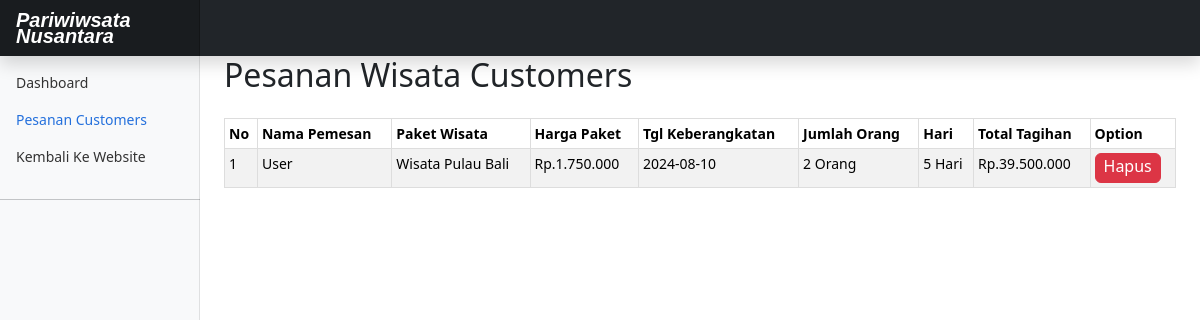
/src/dashboard/customers.php, run on the app's committed database.
### tables this page shows
CREATE TABLE `pemesanan` (
  `id_pemesanan` int(11) NOT NULL AUTO_INCREMENT,
  `id_user` int(11) NOT NULL,
  `id_paket` int(11) NOT NULL,
  `tanggal_pemesanan` varchar(255) NOT NULL,
  `jumlah_orang` char(2) NOT NULL,
  `total_harga` char(255) NOT NULL,
  `jumlah_hari` char(2) DEFAULT NULL,
  `transportasi` tinyint(255) DEFAULT 0,
  `makan` tinyint(255) DEFAULT 0,
  `penginapan` tinyint(255) DEFAULT 0,
  PRIMARY KEY (`id_pemesanan`),
  KEY `id_user` (`id_user`),
  KEY `id_paket` (`id_paket`),
  CONSTRAINT `pemesanan_ibfk_1` FOREIGN KEY (`id_user`) REFERENCES `users` (`id`),
  CONSTRAINT `pemesanan_ibfk_2` FOREIGN KEY (`id_paket`) REFERENCES `paket_wisata` (`id`)
);

CREATE TABLE `users` (
  `id` int(11) NOT NULL AUTO_INCREMENT,
  `name` varchar(255) DEFAULT NULL,
  `email` varchar(255) NOT NULL,
  `password` varchar(255) DEFAULT NULL,
  `admin` char(2) DEFAULT '0',
  PRIMARY KEY (`id`,`email`)
);

CREATE TABLE `paket_wisata` (
  `id` int(11) NOT NULL AUTO_INCREMENT,
  `nama_paket` varchar(255) NOT NULL,
  `deskripsi` text DEFAULT NULL,
  `harga` decimal(10,0) NOT NULL,
  `durasi` varchar(50) DEFAULT NULL,
  `gambar` varchar(255) DEFAULT NULL,
  PRIMARY KEY (`id`)
);

### function.php (called while the page is built, shortened)
<?php
$conn = mysqli_connect("localhost:3307", "root", "", "db_pariwisata");
function getData($query)
{
    global $conn;
    $result = mysqli_query($conn, $query);
    $array = [];
    while ($row = mysqli_fetch_assoc($result)) {
        $array[] = $row;
    }
    return $array;
}

### src/dashboard/customers.php (the view, shortened to what this page needs)
<?php
require "../../function.php";
$query = getData("SELECT pemesanan.id_pemesanan, users.name, paket_wisata.nama_paket, paket_wisata.harga,
pemesanan.tanggal_pemesanan, pemesanan.jumlah_orang, pemesanan.jumlah_hari, pemesanan.total_harga
FROM pemesanan INNER JOIN users ON pemesanan.id_user = users.id INNER JOIN paket_wisata
ON pemesanan.id_paket = paket_wisata.id ORDER BY id_pemesanan LIMIT 100");
?>
<!doctype html>
<html lang="en">
<head>
  <link href="https://cdn.jsdelivr.net/npm/bootstrap@5.3.3/dist/css/bootstrap.min.css" rel="stylesheet"
>
  <link href="dashboard.css" rel="stylesheet">
</head>
<body>
  <header class="navbar navbar-dark sticky-top bg-dark flex-md-nowrap p-0 shadow">
    <a class="navbar-brand col-md-3 col-lg-2 me-0 px-3 poppins-semibold no-spacing fs-5" href="#">Pariwiwsata <br>Nusantara
    </a>
  </header>
  <div class="container-fluid">
    <div class="row">
      <nav id="sidebarMenu" class="col-md-3 col-lg-2 d-md-block bg-light sidebar collapse">
        <div class="position-sticky pt-3">
          <ul class="nav flex-column">
            <li class="nav-item">
              <a class="nav-link " aria-current="page" href="index.php">
                Dashboard
              </a>
            </li>
            <li class="nav-item">
              <a class="nav-link active" href="#">
                Pesanan Customers
              </a>
            </li>
            <li class="nav-item">
              <a class="nav-link" href="../../index.php">
                Kembali Ke Website
              </a>
            </li>
            <hr class="my-4">
          </ul>
        </div>
      </nav>
      <main class="col-md-9 ms-sm-auto col-lg-10 px-md-4">
        <h2 class="mb-4">Pesanan Wisata Customers</h2>
        <div class="table-responsive">
            <table class="table table-striped table-sm border border-secondary-subtlek">
                <thead>
                <tr>
                    <th scope="col">No</th>
                    <th scope="col">Nama Pemesan</th>
                    <th scope="col">Paket Wisata</th>
                    <th scope="col">Harga Paket</th>
                    <th scope="col">Tgl Keberangkatan</th>
                    <th scope="col">Jumlah Orang</th>
                    <th scope="col">Hari</th>
                    <th scope="col">Total Tagihan</th>
                    <th scope="col">Option</th>
                </tr>
                </thead>
                <tbody>
                <?php $no = 1;?>
                <?php if (!empty($query)) :?>
                    <?php foreach ($query as $getData) : ?>
                    <tr >
                        <td><?php echo $no ?></td>
                        <td><?php echo $getData['name'] ?></td>
                        <td><?php echo $getData['nama_paket'] ?></td>
                        <td>Rp.<?php echo number_format($getData['harga'],0,",",".") ?></td>
                        <td><?php echo $getData['tanggal_pemesanan'] ?></td>
                        <td><?php echo $getData['jumlah_orang'] ?> Orang</td>
                        <td><?php echo $getData['jumlah_hari'] ?> Hari</td>
                        <td>Rp.<?php echo number_format($getData['total_harga'],0,",",".") ?></td>
                        <td>
                        <a href="../../deletePesanan.php?id_pemesanan= <?php echo $getData['id_pemesanan'] ?> ">
                          <button class="btn btn-danger px-2 pt-0 pb-1">
                            Hapus
                          </button>
                            </a>
                        </td>
                    </tr>
                    <?php $no++; ?>
                    <?php endforeach; ?>
                <?php else :?>
                    <tr>
                        <td colspan="9" class="text-center">Belum ada pesanan</td>
                    </tr>
                <?php endif; ?>
                </tbody>
            </table>
        </div>
      </main>
    </div>
  </div>
</body>
</html>

### src/dashboard/dashboard.css (style rules this page uses)
body { font-size: 0.875rem; }
.sidebar { position: fixed; top: 0; bottom: 0; left: 0; z-index: 100; padding: 48px 0 0; box-shadow: inset -1px 0 0 rgba(0, 0, 0, 0.1); }
.sidebar .nav-link { font-weight: 500; color: #333; }
.sidebar .nav-link.active { color: #2470dc; }
.navbar-brand { padding-top: 0.75rem; padding-bottom: 0.75rem; font-size: 1rem; background-color: rgba(0, 0, 0, 0.25); box-shadow: inset -1px 0 0 rgba(0, 0, 0, 0.25); }
.poppins-semibold { font-family: "Poppins", sans-serif; font-weight: 800; font-style: italic; }
.no-spacing { line-height: 16px; }
table { width: 100%; border-collapse: collapse; }
td { max-height: 50px; overflow: hidden; text-overflow: ellipsis; white-space: nowrap; border: 1px solid #ddd; padding: 8px; }
tr { max-height: 50px; }
th { border: 1px solid #ddd; padding: 8px; background-color: #f2f2f2; }

### data on the page
pemesanan: users.name "User", id_paket.nama_paket "Wisata Pulau Bali", id_paket.harga "1.750.000", tanggal_pemesanan "2024-08-10", jumlah_orang "2", jumlah_hari "5", total_harga "39.500.000"
